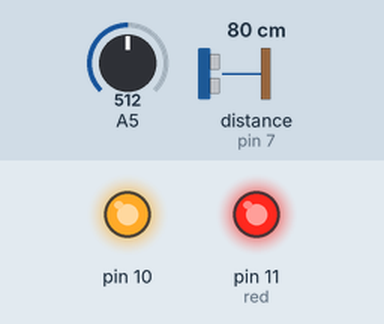
Recording of a sketch running on a simulated Arduino Uno, built with avr-gcc and run on an emulated ATmega328P. Shown: output pins drawn as LEDs (lit = HIGH). Wiring (inferred from the names in the program): ultrasonic range finder: trigger pin 8; echo pin 7. The test bench sets the inputs (shaded band); at power-on: A5 = 512, distance to the obstacle (sensor on pin 7) 80 cm. The echo pulse lasts 58.3 µs per cm; pins used as bus, display or sensor lines are not drawn; what the sketch prints to the serial monitor is not drawn.

Above: at 0.1 s.
Timing chart, 0 to 1.6 s (numbered marks = the images above):
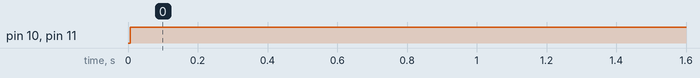

The sketch:

assignment_code.ino
```cpp
float temp = A5;
int buzzer = 10;

int trigPin = 8;
int echoPin = 7;

int LED = 11;

void setup()
{
  pinMode (A5,INPUT);
  pinMode(echoPin, INPUT);
  pinMode(trigPin, OUTPUT);
  pinMode (10,OUTPUT);
  pinMode(11, OUTPUT); //red
  Serial.begin(9600);
}

void loop()
{
  temp = analogRead(A5);
  temp=(temp/1024.0)*5.0;
  temp=(temp-.5)*100.0;

  Serial.print(temp);
  Serial.println("c");

  long duration, Distance;
  digitalWrite(trigPin, LOW);
  delayMicroseconds(2);
  digitalWrite(trigPin, HIGH);
  delayMicroseconds(10);
  digitalWrite(trigPin, LOW);
  duration = pulseIn(echoPin, HIGH);
  Distance = (duration/2) / 74;

  Serial.print(Distance);
  Serial.println(" inches");

  if (Distance >= 55)
  {
	digitalWrite(11, LOW);
    digitalWrite(10, LOW);
  }
    if (temp < 40)
  	{
	digitalWrite(11, LOW);
	digitalWrite(10, LOW);
  	}

  if (Distance < 55)
  {
    digitalWrite(11, HIGH);
    digitalWrite(10, HIGH);
  }
    if (temp >= 40)
  	{
    digitalWrite(11, HIGH);
	digitalWrite(10, HIGH);
  	}

  delay(500);
}


  
```

Measured:
- by itself, pin 10, pin 11 (red): LOW → HIGH at 0.01 s
